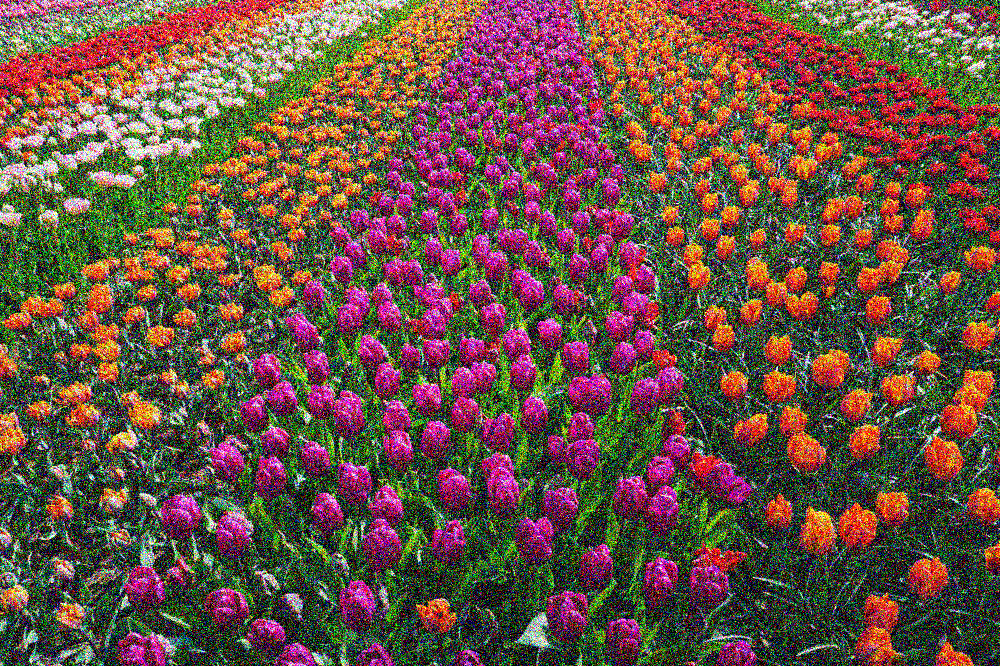
#> input picture data/noisy_flower.jpg, 1000 x 666 px, found by its file name
$ python flower_segmentation.py --img ./data/noisy_flower.jpg --output_dir ./figures
#> lines starting #> are read from the running program, lines starting #| are printed output that depends on the picture; after the words box and inside, x2 and y2 are one past the last pixel; in counts of white or black regions, pixels touching at a corner belong together
### src/plotting.py
from skimage import measure
import numpy as np

def plot_image_mask_overlay(image, mask, ax, dim_factor=0.3, cmap=None, border_color='yellow', border_width=1):
    """
    Plot an image with a segmentation mask overlaid.
    """
    dimmed_image = image * dim_factor

    if len(image.shape) == 2:
        result_image = np.where(mask==1, image, dimmed_image)
        ax.imshow(result_image, cmap=cmap)
    else:
        ax.imshow(image)
        ax.imshow(mask, cmap=cmap, alpha=dim_factor)
    contours = measure.find_contours(mask, 0.5)
    for contour in contours:
        ax.plot(contour[:, 1], contour[:, 0], linewidth=border_width, color=border_color)

### scripts/flower_segmentation.py
"""
Script to segment the purple flowers in the image using KMeans clustering and colour thresholding.

Usage:
python scripts/flower_segmentation.py --img ./data/noisy_flower.jpg --output_dir ./figures
"""

import os
from os.path import join
import sys
import argparse
from skimage import io, restoration, color, filters, morphology
import matplotlib.pyplot as plt
import numpy as np
from sklearn.cluster import KMeans

# add project path to sys.path
project_root = os.path.abspath(os.path.join(os.path.dirname(__file__), ".."))
sys.path.append(project_root)

from src.plotting import plot_image_mask_overlay

# Parse arguments
parser = argparse.ArgumentParser()
parser.add_argument('--img', type=str, default='./data/noisy_flower.jpg', help='Path to image')
parser.add_argument('--output_dir', type=str, default='./figures', help='Path to output directory')
args = parser.parse_args()
os.makedirs(args.output_dir, exist_ok=True)

# Load image
image_path = args.img
image = io.imread(image_path)
#> image is the input picture: shape (666, 1000, 4); mean R, G, B, A 107.8, 82.5, 69.5, 255

# RGBA -> RGB since alpha=255 everywhere.
image = image[:,:,:3]
#> image: shape (666, 1000, 3)

fig, axes = plt.subplots(1, 3, figsize=(15, 5))

# gaussian blur denoising
denoised_image = restoration.denoise_bilateral(image, win_size=8, sigma_color=0.15, sigma_spatial=15, channel_axis=-1)
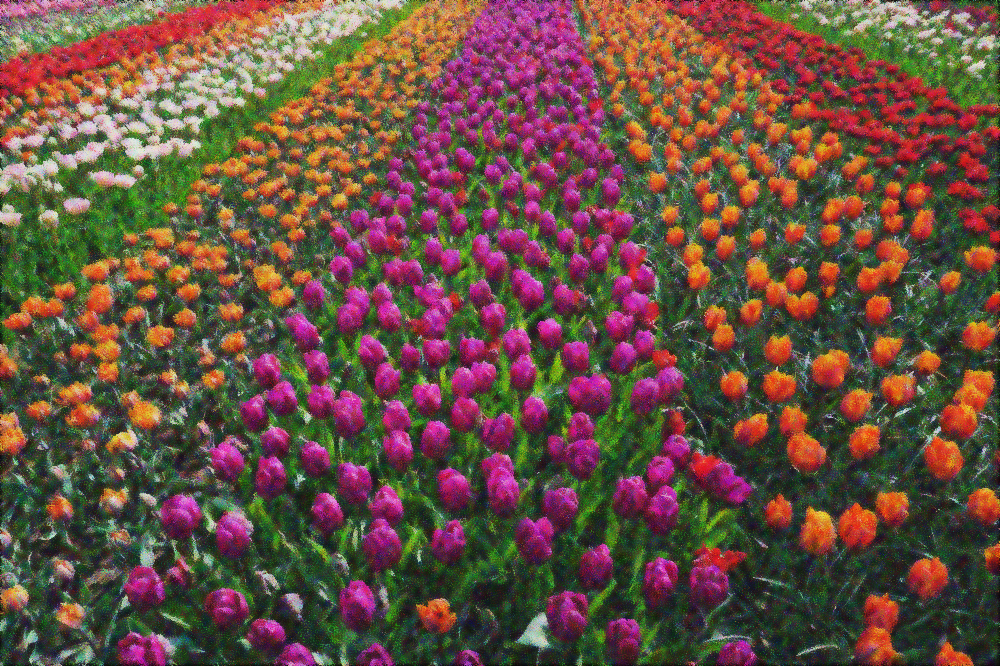
#> denoised_image: shape (666, 1000, 3) float64; mean R, G, B 0.417, 0.312, 0.26

axes[0].imshow(denoised_image)
axes[0].text(0, 1.05, '(a)', fontsize=20, transform=axes[0].transAxes, fontweight="bold")

################
# Method 1: KMeans clustering
################

# Convert image to Lab and remove the lightness channel
image_lab = color.rgb2lab(denoised_image)
#> image_lab: shape (666, 1000, 3) float64; mean of channels 0, 1, 2 37.8, 8.8, 14
image_ab = image_lab[:,:,1:]
pixels = image_ab.reshape((-1, 2))
#> pixels = 666000 pairs, first value -66.08 to 83, second value -69.12 to 78.86

# Fit KMeans clustering
kmeans = KMeans(n_clusters=4)
kmeans.fit(pixels)

# Get the cluster assignments and cluster centers
cluster_assignments = kmeans.labels_
cluster_centers = kmeans.cluster_centers_
cluster_image = cluster_assignments.reshape(image.shape[:2])

# Lab value for purple (source: https://www.e-paint.co.uk/lab-hlc-rgb-lrv-values.asp?cRange=BS+5252&cRef=02+D+45&cDescription=Purple)
purple = [34.64, 34.45, -4.07]
purple = purple[1:] # remove lightness channel

assert len(purple) == cluster_centers.shape[1], "Color vector must have the same number of dimensions as the cluster centers"

# Find the cluster center that is closest to purple
closest_cluster_index = np.argmin(np.linalg.norm(cluster_centers - purple, axis=1))
km_mask = cluster_image == closest_cluster_index

axes[1].imshow(km_mask, cmap='gray')
axes[1].text(0, 1.05, '(b)', fontsize=20, transform=axes[1].transAxes, fontweight="bold")

# Morphological operations for cleaning
km_mask = morphology.remove_small_objects(km_mask, 200) # remove small objects
km_mask = morphology.remove_small_holes(km_mask, 100) # remove small holes

# binary opening
selem = morphology.disk(2)
km_mask = morphology.binary_opening(km_mask, selem)

axes[2].imshow(km_mask, cmap='gray')
axes[2].text(0, 1.05, '(c)', fontsize=20, transform=axes[2].transAxes, fontweight="bold")

for ax in axes:
    ax.axis('off')

################
# Method 2: Colour thresholding
################

# Convert image to HSV and threshold based on hue
image_hsv = color.rgb2hsv(denoised_image)
#> image_hsv: shape (666, 1000, 3) float64; mean of channels 0, 1, 2 0.425, 0.529, 0.473
purple_hue_range = [0.7, 0.96]
cf_mask = (image_hsv[..., 0] > purple_hue_range[0]) & (image_hsv[..., 0] < purple_hue_range[1])
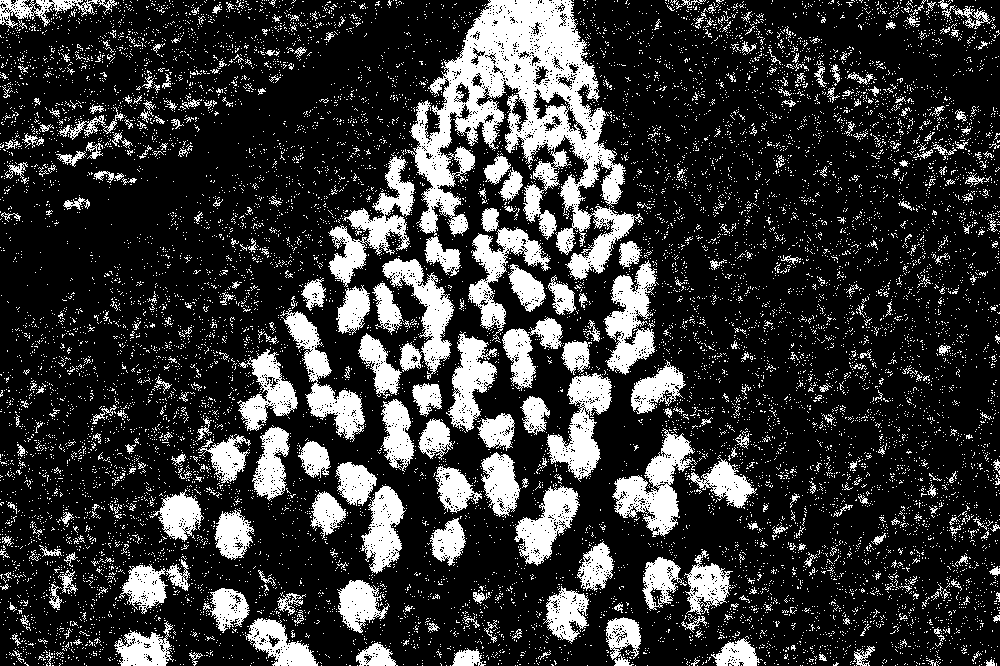
#> cf_mask: shape (666, 1000) bool; 21.2% white; 13278 white regions (12913 under 20 px), largest, box (x1, y1, x2, y2) and area: (407, 0, 643, 280) 25019, (328, 155, 415, 287) 3636, (612, 428, 697, 537) 3621

cf_mask = morphology.remove_small_objects(cf_mask, 200)
#> cf_mask: shape (666, 1000) bool; 14.9% white; 64 white regions, largest, box (x1, y1, x2, y2) and area: (411, 0, 635, 280) 22340, (612, 432, 694, 537) 3509, (547, 373, 612, 480) 3158
cf_mask = morphology.remove_small_holes(cf_mask, 100)
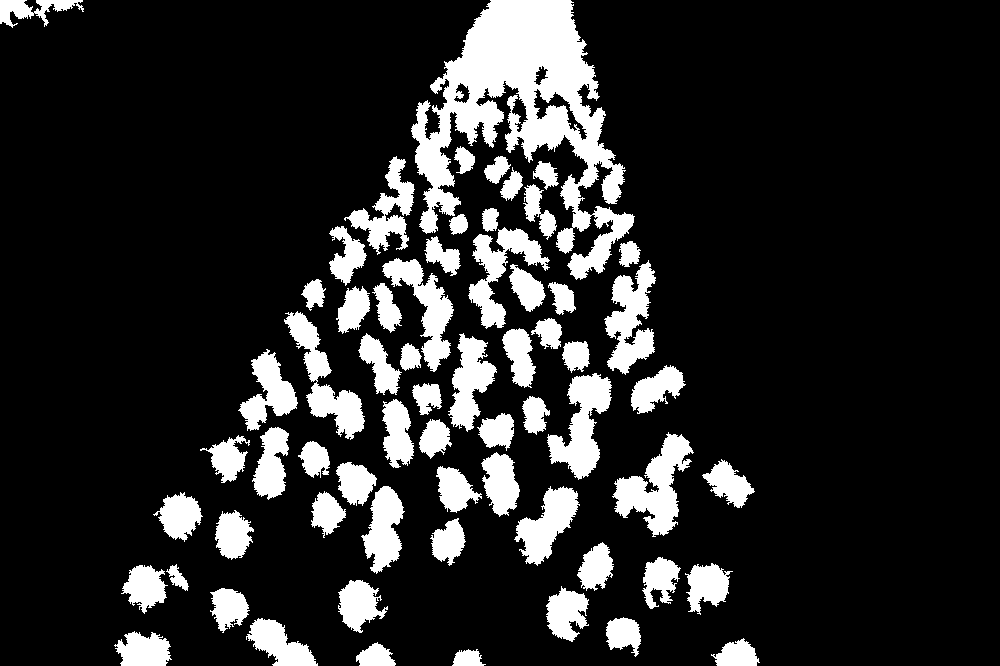
#> cf_mask: shape (666, 1000) bool; 15.9% white; 64 white regions, largest, box (x1, y1, x2, y2) and area: (411, 0, 635, 280) 24311, (612, 432, 694, 537) 3753, (547, 373, 612, 480) 3355

# binary opening
selem = morphology.disk(2)
cf_mask = morphology.binary_opening(cf_mask, selem)
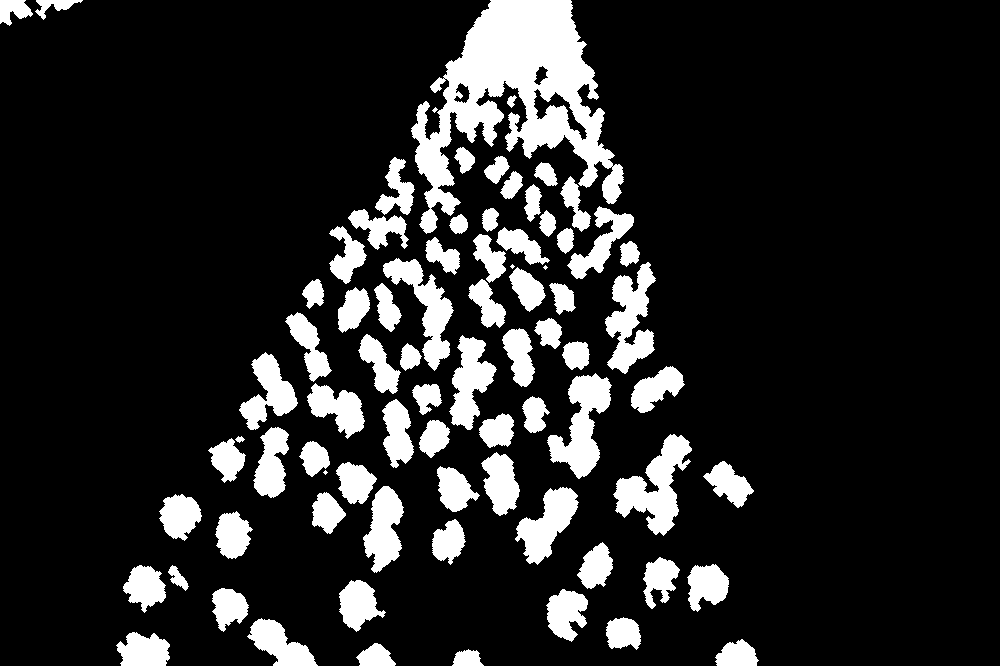
#> cf_mask: shape (666, 1000) bool; 15.1% white; 79 white regions (4 under 20 px), largest, box (x1, y1, x2, y2) and area: (411, 0, 624, 234) 20584, (613, 434, 692, 536) 3570, (547, 373, 612, 479) 3245

plt.tight_layout()
fig.savefig(join(args.output_dir, 'flower_steps.png'), dpi=300, bbox_inches='tight')
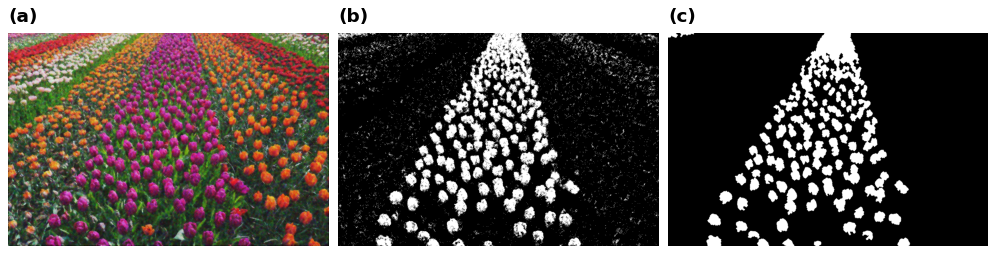
#> figure drawn by matplotlib, 3 panels

fig, axes = plt.subplots(1, 2, figsize=(10, 5))

# axes[0].imshow(image, cmap='gray')
plot_image_mask_overlay(image, km_mask, axes[0], dim_factor=0.15, cmap='jet', border_color='yellow', border_width=0.7)
#> in plot_image_mask_overlay, `contours = measure.find_contours(mask, 0.5)`: contours = 84 point arrays, longest 2334 points
#> in plot_image_mask_overlay, `contours = measure.find_contours(mask, 0.5)`:
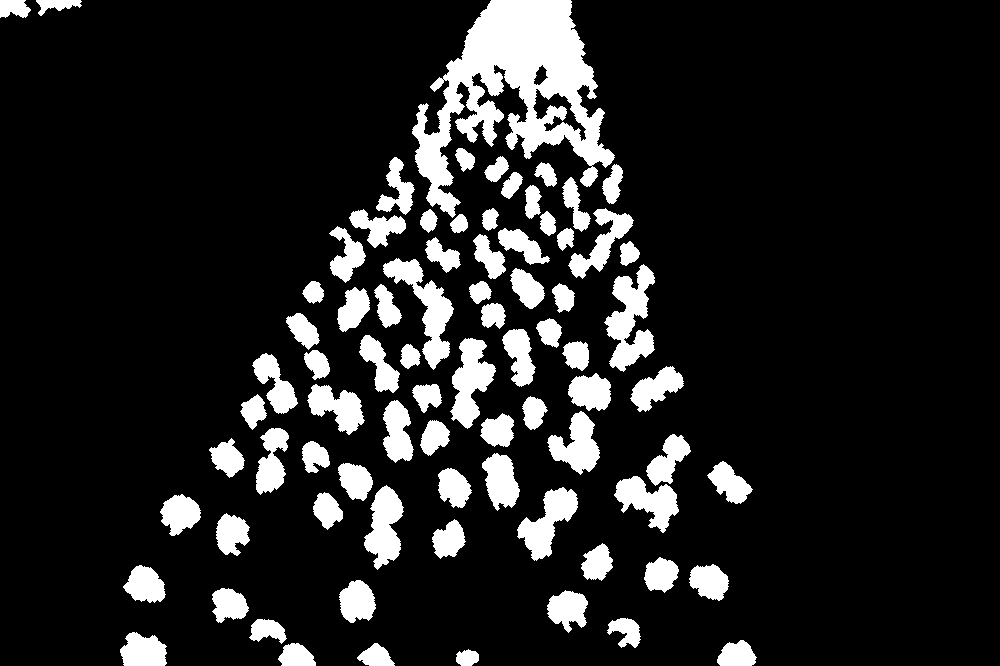
#> mask: shape (666, 1000) bool; 13.5% white; 80 white regions, largest, box (x1, y1, x2, y2) and area: (412, 0, 615, 218) 18756, (604, 264, 655, 372) 2889, (383, 258, 454, 370) 2631
#> the loop in plot_image_mask_overlay, `for contour in contours:` made 84 passes
# axes[0].imshow(km_mask, alpha=0.2, cmap='jet')
axes[0].text(0, 1.05, '(a) KMeans', fontsize=12, transform=axes[0].transAxes, fontweight="bold")

plot_image_mask_overlay(image, cf_mask, axes[1], dim_factor=0.15, cmap='jet', border_color='yellow', border_width=0.7)
#> the loop in plot_image_mask_overlay (call 2), `for contour in contours:` made 84 passes
axes[1].text(0, 1.05, '(b) Colour Threshold', fontsize=12, transform=axes[1].transAxes, fontweight="bold")

for ax in axes:
    ax.axis('off')

plt.tight_layout()
fig.savefig(join(args.output_dir, 'flower_segmentation.png'), dpi=300, bbox_inches='tight')
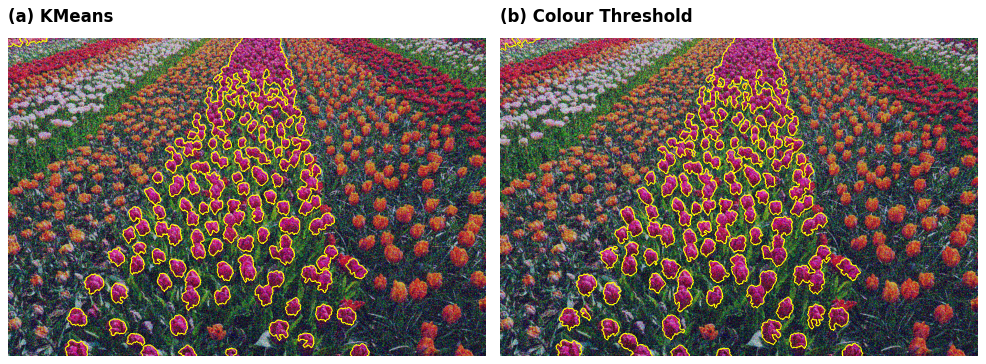
#> figure drawn by matplotlib, 2 panels
